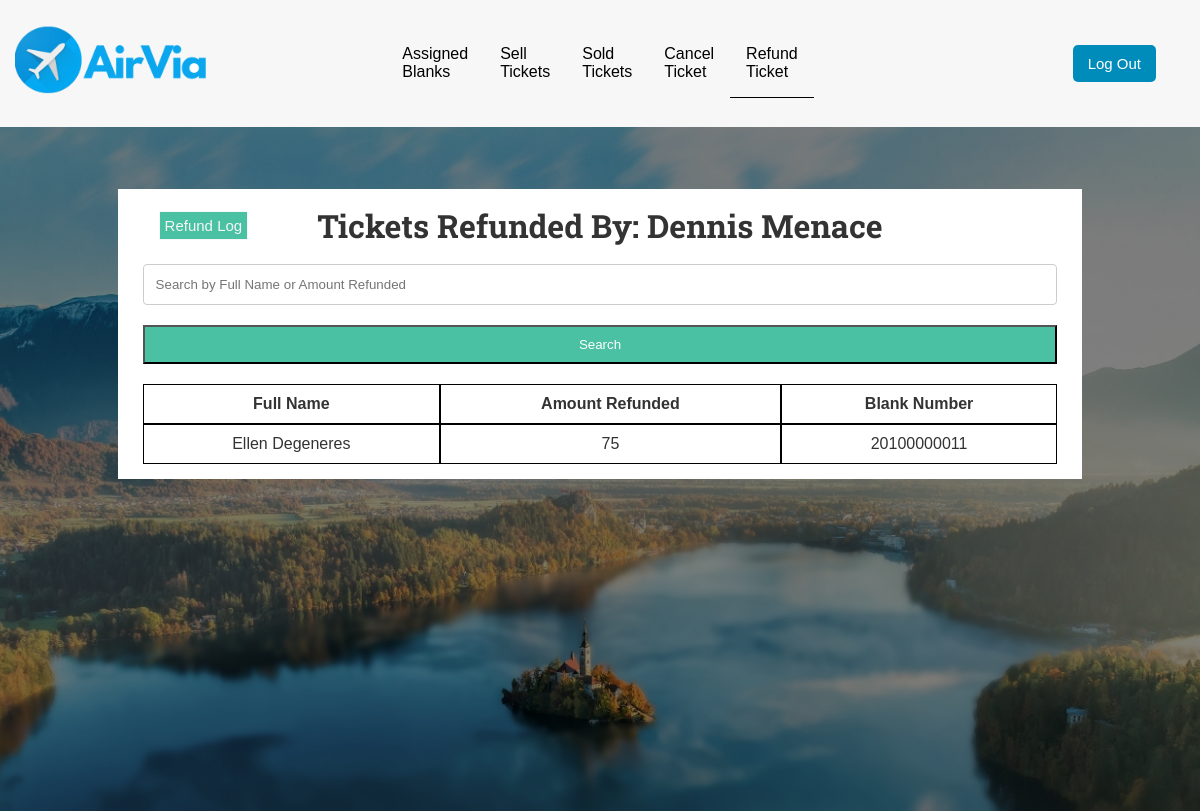
The app's page /templates/traveladvisor/refundedticket.php (signed in) with its own data.
### tables this page shows
CREATE TABLE `refunds` (
  `id` int(11) NOT NULL,
  `fullname1` varchar(255) NOT NULL,
  `amount1` varchar(255) NOT NULL,
  `blanktypeandno1` varchar(255) NOT NULL,
  `refundedby` varchar(255) NOT NULL
);

### templates/traveladvisor/refundedticket.php (the view, shortened to what this page needs)
<!DOCTYPE html>
<html lang="en">
<head>
    <?php include('../../partials/header.php') ?>
</head>
<body style=" background: #344a72; ">
    <nav id="main-nav">
    <div class="contain" style="padding: 1.8rem;">
            <a href="home.php">
                    <img src="../../static/img/logo22.png" alt="" style=" position: absolute;top: 20px; left: 15px; max-width:200px">
            </a>
            <ul>
                <li><a href="assignedBlanks.php">Assigned Blanks</a></li>
                <li><a href="tickets.php"  >Sell Tickets</a></li>
                <li><a href="soldticket.php" >Sold Tickets</a></li>
                <li><a href="cancelTicket.php">Cancel Ticket</a></li>
                <li><a href="refundTicket.php" class="present">Refund Ticket</a></li>
            </ul>
            <form action="../logout2.php" method="POST">
            <div class="item" style="padding: 15px 32px; text-align: center; border-radius: 5px; display: inline-block; position: absolute;top: 5px;right: 10px;">
                    <button style="background-color: #008CBA;border: none;color: white;padding: 10px 15px;text-align: center;border-radius: 5px;display: inline-block;font-size: 15px;margin:25px 2px;cursor: pointer;"
                    type="submit" class="logoutbtn" name="logout_btn2">Log Out</button>
                    </div>
            </form>
        </div>
    </nav>
    <header id="showcase">
        <div class="contain">
            <div class="showcase-contain">
                <div class="showcase-content">
    <div id="container" style="max-width: 90%;">
    <div class="form-wrap" style="text-align: center;">
    <?php
        $connection = mysqli_connect("localhost","root","","ats");
        $search = mysqli_real_escape_string($connection, @$_POST['search']);
        $query = "SELECT * FROM refunds WHERE (fullname1 LIKE '%$search%' OR amount1 LIKE '%$search%' OR blanktypeandno1 LIKE '%$search%') AND (refundedby = '".$_SESSION['username2']."')";
        $query_run = mysqli_query($connection,$query);
        ?>
    <h1 style="text-align: center; font-family: 'Roboto Slab', serif;">Tickets Refunded By: <?php echo $_SESSION['username2'] ?></h1>
  <form action="" method="get" style="margin-top:-30px; margin-bottom: 30px;">
 <a style=" background: #49c1a2; padding: 5px; " download href="refundlog.txt">Refund Log</a>
  </form>
    <form action="refundedticket.php" method="POST">
    <input type="text" name="search" placeholder="Search by Full Name or Amount Refunded">
    <button type="submit" name="submit-search">Search</button>
    </form>
    <table style="margin-top: 20px" class="table table-bordered" id="dataTable" width="100%" cellspacing="0">
            <?php
        if(mysqli_num_rows($query_run) > 0) {
            ?>
            <tbody>
             <thead>
            <tr>
                <th style="border: 1px solid black; padding: 10px ">Full Name</th>
                <th style="border: 1px solid black;  padding: 10px">Amount Refunded</th>
                <th style="border: 1px solid black;  padding: 10px">Blank Number</th>
            </tr>
            </thead>
            <?php
            while($row = mysqli_fetch_assoc($query_run)) {
                ?>
            <tr>
                <td style="border: 1px solid black; text-align: center;   padding: 10px"><?php echo $row['fullname1'] ?> </td>
                <td style="border: 1px solid black; text-align: center;   padding: 10px"><?php echo $row['amount1'] ?> </td>
                <td style="border: 1px solid black; text-align: center;   padding: 10px"><?php echo $row['blanktypeandno1'] ?> </td>
            </tr>
            <?php
            }}
            else {
                echo "No record found";
            }
    ?>
        </table>
        </div>
        </div>
        </div>
        </div>
        </div>
        </header>
</body>
</html>

### static/css/style.css (style rules this page uses)
* { padding: 0; margin: 0; box-sizing: border-box; }
body { font-family: Verdana, Geneva, Tahoma, sans-serif; }
#main-nav { background: #f7f7f7; position: sticky; top: 0; color: #333; z-index: 2; }
#main-nav .contain { display: grid; grid-template-columns: 1fr 1fr 1fr; }
#main-nav .contain ul { display: flex; list-style: none; align-items: center; }
#main-nav .contain ul li a { padding: 1rem; display: inline-block; }
#main-nav .contain div { justify-self: center; text-align: center; padding-top: 30px; }
.contain { max-width: 1200px; overflow: hidden; margin: auto; padding: 0 2rem; }
#showcase { background: #000; color: #fff; padding: 2rem; position: relative; }
#showcase::before { content: ''; background: url(../../static/img/showcase.jpg) no-repeat center center/cover; position: absolute; top: 0; left: 0; width: 100%; height: 100%; opacity: 0.5; }
#showcase .showcase-contain { display: grid; min-height: 77.5vh; }
#showcase .showcase-content { z-index: 1; color: #f7f7f7; }
#showcase .showcase-content a { flex: 1; color: #f7f7f7; border: 1px solid #f7f7f7; margin: 1rem; padding: 1.5rem; text-align: center; transition: all 0.8s ease; -webkit-transition: all 0.8s ease; }
.present { border-bottom: 1px solid #000; }
.form-wrap { padding: 15px 25px; }
.form-wrap h1, .form-wrap p { text-align: center; }
.form-wrap button { display: block; width: 100%; padding: 0.7rem; margin-top: 2rem; cursor: pointer; background: #2b59a2; }
a { text-decoration: none; color: #000; padding: 1rem; }
form, label, input { margin:0; }
form { text-align: left; font-size: 15px; }
input[type=text], select, textarea { width: 100%; padding: 12px; border: 1px solid #ccc; border-radius: 4px; box-sizing: border-box; resize: vertical; }
#container { margin: 30px auto; max-width: 30rem; }
.form-wrap { background: #fff; padding: 15px 25px; color: #333; }
.form-wrap button { display: block; width: 100%; padding: 10px; margin-top: 20px; background: #49c1a2; color: #fff; cursor: pointer; }

### records on screen
refunds: fullname1 "Ellen Degeneres", amount1 "75", blanktypeandno1 "20100000011"

### other values on screen
$_SESSION['username2'] "Dennis Menace"
